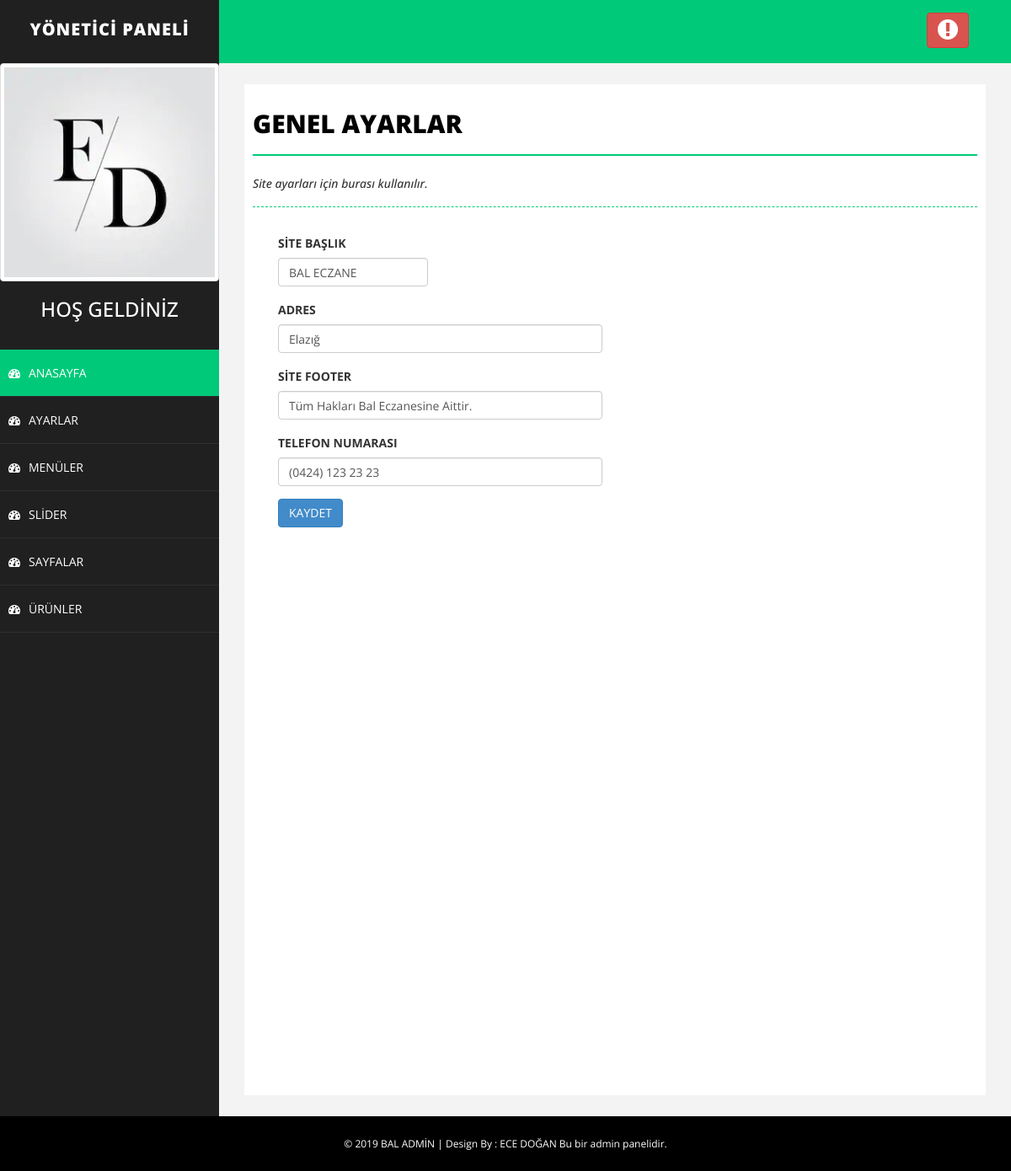
The app's page /admin/ayarlar.php with its own data.
### tables this page shows
CREATE TABLE `ayarlar` (
  `id` int(11) NOT NULL,
  `logo` varchar(100) NOT NULL,
  `telefon` varchar(100) NOT NULL,
  `baslik` varchar(100) NOT NULL,
  `facebook` varchar(100) NOT NULL,
  `twitter` varchar(100) NOT NULL,
  `footer` varchar(300) NOT NULL,
  `adres` varchar(300) NOT NULL,
  `mail` varchar(100) NOT NULL
);

### admin/ayarlar.php (the view)
<?php include 'header.php'; ?>
<?php include 'sidebar.php'; ?>
<div id="page-wrapper">
            <div id="page-inner">
                <div class="row">
                    <div class="col-md-12">
                        <h1 class="page-head-line">GENEL AYARLAR</h1>
                        <h1 class="page-subhead-line">Site ayarları için burası kullanılır. </h1>
                    </div>
                </div>
				<form action="netting/islem.php" method="POST">
				<div class="col-md-12">
					<div class="form-group col-md-3">
						<label>SİTE BAŞLIK</label>
						<input class="form-control" type="text" name="baslik" value="<?php echo $ayarcek['baslik']; ?>">
					</div>
				</div>
				<div class="col-md-12">
					<div class="form-group col-md-6">
						<label>ADRES</label>
						<input class="form-control" type="text" name="adres" value="<?php echo $ayarcek['adres']; ?>">
					</div>
				</div>
				<div class="col-md-12">
					<div class="form-group col-md-6">
						<label>SİTE FOOTER</label>
						<input class="form-control" type="text" name="footer" value="<?php echo $ayarcek['footer']; ?>">
					</div>
				</div>
				<div class="col-md-12">
					<div class="form-group col-md-6">
						<label>TELEFON NUMARASI</label>
						<input class="form-control" type="text" name="telefon" value="<?php echo $ayarcek['telefon']; ?>">
					</div>
				</div>
				<div class="col-md-12">
					<div class="form-group col-md-3">
						<input class="btn btn-primary" type="submit" name="ayarkaydet" value="KAYDET">
					</div>
				</div>
				</form>
            </div>
        </div>
<?php include 'footer.php'; ?>

### admin/assets/css/basic.css (style rules this page uses)
body { font-family: 'Open Sans', sans-serif; line-height:25px; }
#page-wrapper { padding: 15px 15px; min-height: 600px; background: #F3F3F3; }
#page-inner { width: 100%; margin: 10px 20px 10px 0px; background-color: #fff!important; padding: 10px; min-height: 1200px; }
.page-head-line { font-size: 30px; text-transform: uppercase; color: #000; font-weight: 800; padding-bottom: 20px; border-bottom: 2px solid #00CA79; margin-bottom: 10px; }
.page-subhead-line { font-size: 14px; padding-top: 5px; padding-bottom: 20px; font-style:italic; margin-bottom:30px; border-bottom:1px dashed #00CA79; }
@media (min-width:768px) { #page-wrapper { margin: 0 0 0 260px; padding: 15px 30px; min-height: 1200px; } }

### records on screen
ayarlar: baslik "BAL ECZANE", adres "Elazığ", footer "Tüm Hakları Bal Eczanesine Aittir.", telefon "(0424) 123 23 23"
